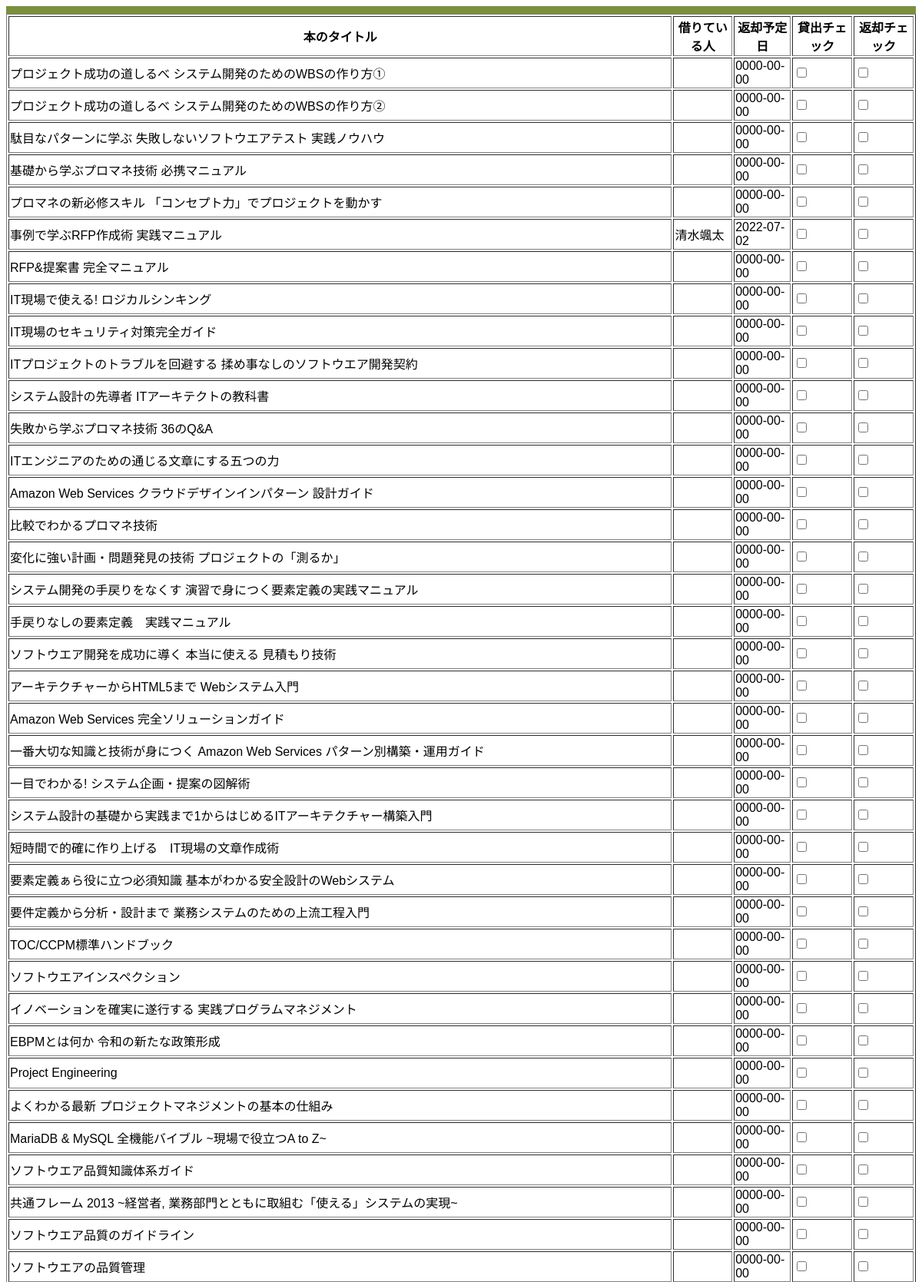
The page /application.php (upper part) on the database its author committed.
### tables this page shows
CREATE TABLE `books` (
  `id` int(11) NOT NULL AUTO_INCREMENT,
  `title` varchar(255) NOT NULL,
  `lending_day` date NOT NULL,
  `users_name` varchar(255) NOT NULL,
  `return_day` date NOT NULL,
  PRIMARY KEY (`id`)
);

### htdocs/db.php (called while the page is built, shortened)
<?php
function h($var) {
  if (is_array($var)) {
    return array_map('h', $var);
  } else {
    return htmlspecialchars($var, ENT_QUOTES, 'UTF-8');
  }
}

### htdocs/application.php (the view, shortened to what this page needs)
<!DOCTYPE html>
<html lang="ja">
  <head>
    <link rel='stylesheet' href='style.css' />
  </head>
  <body>
<form action="post.php" method="post">
  <table border="1">
  <tr>
   <th>本のタイトル</th>
   <th>借りている人</th>
   <th>返却予定日</th>
   <th>貸出チェック</th>
   <th>返却チェック</th>
 </tr>
<?php
$name = $_POST['book_name'];
require 'db.php';
$sql = 'SELECT * FROM books WHERE title LIKE "%'.$name.'%"';
$prepare = $db->prepare($sql);
$prepare->execute();
$result = $prepare->fetchAll(PDO::FETCH_ASSOC);
foreach ($result as $row) {
    $bookid = h($row['id']);
    $title = h($row['title']);
    $users = h($row['users_name']);
    $return = h($row['return_day']);
    echo "<tr><td>{$title}</td>
    <td>{$users}</td>
    <td>{$return}</td>
    <td><input type=\"checkbox\" name=\"chk[]\" value={$bookid}></td>
    <td><input type=\"checkbox\" name=\"ret[]\" value={$bookid}></td>
    </tr>";
}
?>
</table>
        <br>
        <input type="date" name="return"><br>
</form>
    </body>
</html>

### htdocs/style.css (style rules this page uses)
body { font-family: 'Hiragino Kaku Gothic Pro', 'Meiryo', sans-serif; border-top: 10px solid #7A903D !important; border-bottom: 10px solid #7A903D !important; }

### rows shown on the page
books: title "プロジェクト成功の道しるべ システム開発のためのWBSの作り方①", return_day "0000-00-00"
books: title "プロジェクト成功の道しるべ システム開発のためのWBSの作り方②", return_day "0000-00-00"
books: title "駄目なパターンに学ぶ 失敗しないソフトウエアテスト 実践ノウハウ", return_day "0000-00-00"
books: title "基礎から学ぶプロマネ技術 必携マニュアル", return_day "0000-00-00"
books: title "プロマネの新必修スキル 「コンセプト力」でプロジェクトを動かす", return_day "0000-00-00"
books: title "事例で学ぶRFP作成術 実践マニュアル", users_name "清水颯太", return_day "2022-07-02"
books: title "RFP&提案書 完全マニュアル", return_day "0000-00-00"
books: title "IT現場で使える! ロジカルシンキング", return_day "0000-00-00"
books: title "IT現場のセキュリティ対策完全ガイド", return_day "0000-00-00"
books: title "ITプロジェクトのトラブルを回避する 揉め事なしのソフトウエア開発契約", return_day "0000-00-00"
books: title "システム設計の先導者 ITアーキテクトの教科書", return_day "0000-00-00"
books: title "失敗から学ぶプロマネ技術 36のQ&A", return_day "0000-00-00"
books: title "ITエンジニアのための通じる文章にする五つの力", return_day "0000-00-00"
books: title "Amazon Web Services クラウドデザインインパターン 設計ガイド", return_day "0000-00-00"
books: title "比較でわかるプロマネ技術", return_day "0000-00-00"
books: title "変化に強い計画・問題発見の技術 プロジェクトの「測るか」", return_day "0000-00-00"
books: title "システム開発の手戻りをなくす 演習で身につく要素定義の実践マニュアル", return_day "0000-00-00"
books: title "手戻りなしの要素定義 実践マニュアル", return_day "0000-00-00"
books: title "ソフトウエア開発を成功に導く 本当に使える 見積もり技術", return_day "0000-00-00"
books: title "アーキテクチャーからHTML5まで Webシステム入門", return_day "0000-00-00"
books: title "Amazon Web Services 完全ソリューションガイド", return_day "0000-00-00"
books: title "一番大切な知識と技術が身につく Amazon Web Services パターン別構築・運用ガイド", return_day "0000-00-00"
books: title "一目でわかる! システム企画・提案の図解術", return_day "0000-00-00"
books: title "システム設計の基礎から実践まで1からはじめるITアーキテクチャー構築入門", return_day "0000-00-00"
books: title "短時間で的確に作り上げる IT現場の文章作成術", return_day "0000-00-00"
books: title "要素定義ぁら役に立つ必須知識 基本がわかる安全設計のWebシステム", return_day "0000-00-00"
books: title "要件定義から分析・設計まで 業務システムのための上流工程入門", return_day "0000-00-00"
books: title "TOC/CCPM標準ハンドブック", return_day "0000-00-00"
books: title "ソフトウエアインスペクション", return_day "0000-00-00"
books: title "イノベーションを確実に遂行する 実践プログラムマネジメント", return_day "0000-00-00"
books: title "EBPMとは何か 令和の新たな政策形成", return_day "0000-00-00"
books: title "Project Engineering", return_day "0000-00-00"
books: title "よくわかる最新 プロジェクトマネジメントの基本の仕組み", return_day "0000-00-00"
books: title "MariaDB & MySQL 全機能バイブル ~現場で役立つA to Z~", return_day "0000-00-00"
books: title "ソフトウエア品質知識体系ガイド", return_day "0000-00-00"
books: title "共通フレーム 2013 ~経営者, 業務部門とともに取組む「使える」システムの実現~", return_day "0000-00-00"
books: title "ソフトウエア品質のガイドライン", return_day "0000-00-00"
books: title "ソフトウエアの品質管理", return_day "0000-00-00"
